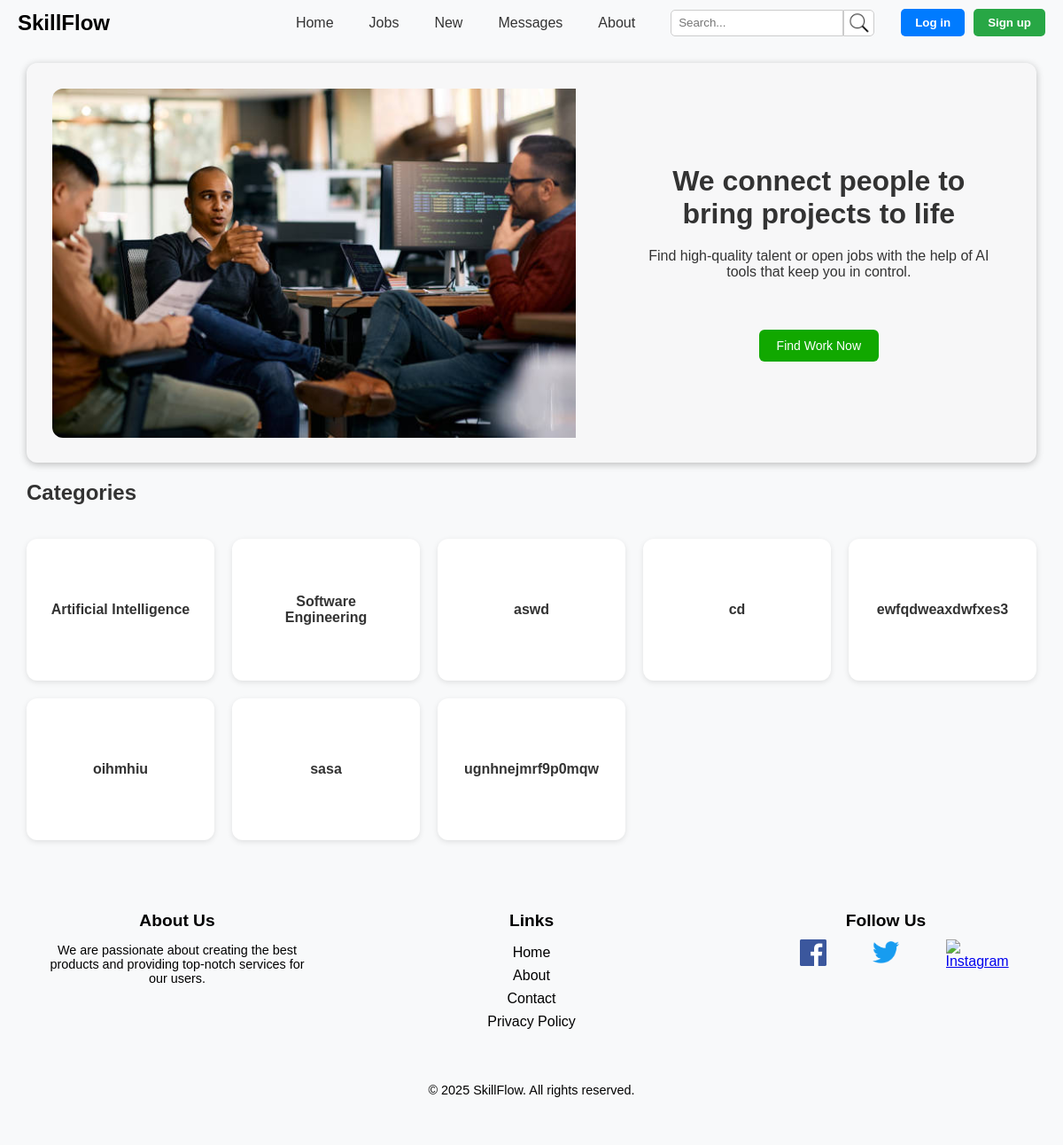
The page /Pages/index.php on the database as committed earlier.
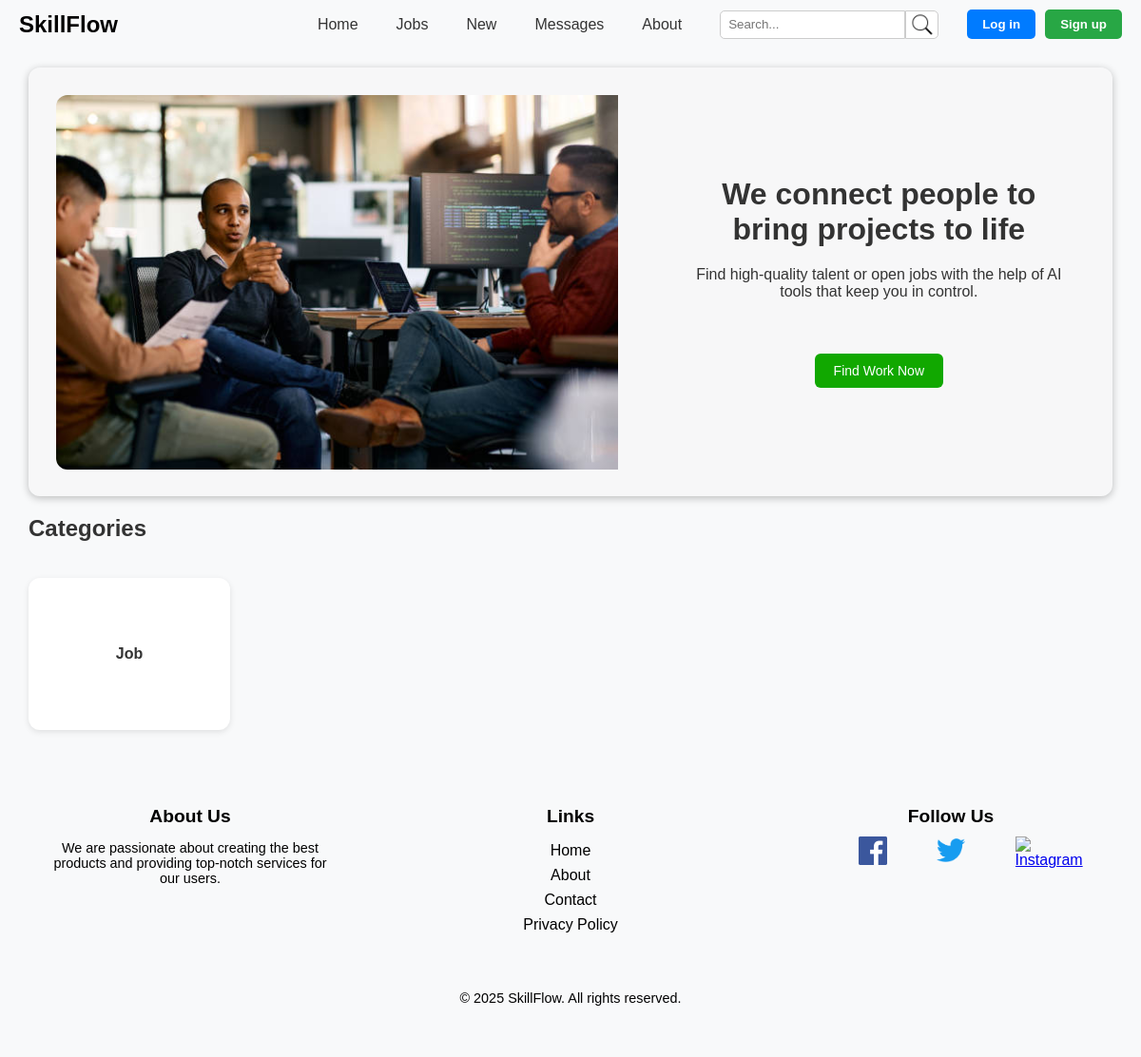
The same page on the database as committed later.
### tables this page shows
CREATE TABLE "Category" (
    id INTEGER PRIMARY KEY AUTOINCREMENT NOT NULL,
    name TEXT NOT NULL,
    description TEXT NOT NULL
);

### Utils/Session.php (called while the page is built, shortened)
<?php
  class Session {
    public function isLoggedIn() : bool {
      return isset($_SESSION['id']);
    }
  }
?>

### Pages/index.php (the view, shortened to what this page needs)
<?php
  require_once('../Templates/common_template.php');
  require_once(__DIR__ . '/../Utils/Session.php');
  $session = new Session();
  $db = getDatabaseConnection();
  $stmt = $db->query("SELECT name FROM Category ORDER BY name");
  $categories = $stmt->fetchAll(PDO::FETCH_ASSOC);
?>
<?php
drawHeader($session);
?>
<!DOCTYPE html>
<html lang="en">
<head>
  <link rel="stylesheet" href="../css/index.css">
  <link rel="stylesheet" href="../css/navbar.css">
  <link rel="stylesheet" href="../css/footer.css">
</head>
<body>
  <div class="container">
    <div class="image-section">
      <img src="../assets/images/team.jpg" alt="Team Image">
    </div>
    <div class="text-section">
      <h1>We connect people to bring projects to life </h1>
      <p>Find high-quality talent or open jobs with the help of AI tools that keep you in control.</p> <br><br>
      <a href="jobs.php">
        <button>Find Work Now</button>
      </a>
    </div>
  </div>
  <section class="categories-section">
  <h2>Categories</h2> <br>
  <div class="categories-grid">
    <?php foreach ($categories as $category):
      $name = htmlspecialchars($category['name']);
    ?>
      <form action="jobs_by_category.php" method="get" class="category-card">
        <button type="submit" style="width: 100%; height: 100%; border:none; background:none;">
          <span><?= $name ?></span>
        </button>
      </form>
    <?php endforeach; ?>
  </div>
</section>
</body>
</html>
<?php
drawFooter($session);
?>

### Templates/common_template.php (shortened to what this page needs)
<?php
function drawHeader(Session $session) {
    ?>
    <!DOCTYPE html>
    <html lang="en">
    <head>
        <link rel="stylesheet" href="../css/navbar.css" />
        <link rel="stylesheet" href="../css/jobs.css" />
        <link rel="stylesheet" href="../css/footer.css" />
        <link rel="stylesheet" href="../css/service.css" />
    </head>
    <body>
        <header class="navbar">
            <div class="logo">
                <a href="index.php" class="logo">SkillFlow</a>
            </div>
            <div class="nav-right">
                <nav class="menu">
                    <a href="index.php">Home</a>
                    <a href="jobs.php">Jobs</a>
                    <a href="newjobs.php">New</a>
                    <a href="conversations.php">Messages</a>
                    <a href="about.php">About</a>
                    <div class="search-bar">
                        <input type="text" placeholder="Search..." class="search-input" id="searchInput" />
                        <button type="button" class="search-button" onclick="handleSearch()">
                            <img src="../assets/icons/search.png" alt="Search" />
                        </button>
                    </div>
                </nav>
                <div class="auth-buttons" id="authButtons">
                    <?php if ($session->isLoggedIn()): ?>
                    <div class="profile-dropdown-container">
                        <div id="profileCircle" class="profile-circle" onclick="toggleDropdown()">
                            <?php
                                require_once(__DIR__ . '/../database/connection.php');
                                require_once(__DIR__ . '/../database/userClass.php');
                                $db = getDatabaseConnection();
                                $user = User::getUser($db, $session->getId());
                                if ($user === null) {
                                    header('Location: login.php');
                                    exit();
                                }
                                if ($user->profile_picture_id):
                            ?>
                            <img src="../Actions/images/originals/<?= htmlspecialchars((string)$user->profile_picture_id) ?>.jpg" alt="Profile Picture" />
                            <?php else: ?>
                            <img src="../assets/icons/user.png" alt="Profile" />
                            <?php endif; ?>
                        </div>
                        <div id="profileDropdown" class="dropdown-menu" style="display: none;">
                            <a href="profile.php">Go to Profile</a>
                            <a href="../Actions/Action_Logout.php">Logout</a>
                        </div>
                    </div>
                    <?php else: ?>
                    <button class="login" id="loginButton" onclick="window.location.href='login.php'">Log in</button>
                    <button class="signup" id="signupButton" onclick="window.location.href='register.php'">Sign up</button>
                    <?php endif; ?>
                </div>
            </div>
        </header>
    <?php
}
function drawFooter() {
    ?>
    <footer class="footer">
        <div class="footer-content">
            <div class="footer-section">
                <h3>About Us</h3>
                <p>We are passionate about creating the best products and providing top-notch services for our users.</p>
            </div>
            <div class="footer-section">
                <h3>Links</h3>
                <ul>
                    <li><a href="index.php">Home</a></li>
                    <li><a href="about.php">About</a></li>
                    <li><a href="#">Contact</a></li>
                    <li><a href="#">Privacy Policy</a></li>
                </ul>
            </div>
            <div class="footer-section">
                <h3>Follow Us</h3>
                <div class="social-icons">
                    <a href="https://www.facebook.com/seu-usuario" class="social-icon" target="_blank">
                        <img src="../assets/icons/facebook-icon.png" alt="Facebook">
                    </a>
                    <a href="https://twitter.com/seu-usuario" class="social-icon" target="_blank">
                        <img src="../assets/icons/twitter-logo.png" alt="Twitter">
                    </a>
                    <a href="https://www.instagram.com/seu-usuario" class="social-icon" target="_blank">
                        <img src="../assets/icons/instagram-logo.png" alt="Instagram">
                    </a>
                </div>
            </div>
        </div>
        <div class="footer-bottom">
            <p>&copy; 2025 SkillFlow. All rights reserved.</p>
        </div>
    </footer>
    </body>
    </html>
    <?php
}
    ?>

### css/navbar.css (style rules this page uses)
.logo { font-size: 1.5rem; font-weight: bold; color: black; text-decoration: none; cursor: pointer; flex-shrink: 0; }
.navbar { display: flex; align-items: center; justify-content: space-between; padding: 10px 20px; background-color: #f8f9fa; flex-wrap: nowrap; }
.nav-right { display: flex; align-items: center; gap: 30px; }
.menu { display: flex; align-items: center; gap: 40px; }
.menu a { text-decoration: none; color: #333; }
.search-bar { display: flex; align-items: center; height: 30px; }
.search-input { padding: 8px; border: 1px solid #ccc; border-radius: 5px 0 0 5px; outline: none; height: 100%; box-sizing: border-box; }
.search-button { background-color: white; border: 1px solid #ccc; padding: 0; border-radius: 0 5px 5px 0; cursor: pointer; outline: none; height: 100%; width: 35px; display: flex; align-items: center; justify-content: center; }
.search-button img { max-width: 100%; max-height: 100%; }
.auth-buttons { display: flex; align-items: center; gap: 10px; flex-shrink: 0; }
.login { background-color: #007bff; color: white; font-weight: bold; border: none; padding: 8px 16px; border-radius: 5px; cursor: pointer; }
.signup { background-color: #28a745; color: white; font-weight: bold; border: none; padding: 8px 16px; border-radius: 5px; cursor: pointer; }

### css/jobs.css (style rules this page uses)
body { font-family: Arial, sans-serif; margin: 0; padding: 0; background-color: #f8f9fa; overflow-x: hidden; }
h1, h2 { margin: 0; }
button { cursor: pointer; font-family: inherit; }

### css/footer.css (style rules this page uses)
.footer { background-color: #f8f9fa; padding: 40px 0; text-align: center; }
.footer-content { display: flex; justify-content: space-around; margin-bottom: 20px; flex-wrap: wrap; }
.footer-section { flex: 1; max-width: 300px; padding: 0 20px; }
.footer-section h3 { font-size: 1.2rem; margin-bottom: 10px; color: black; }
.footer-section p { font-size: 0.9rem; color: black; }
.footer-section ul { list-style-type: none; padding: 0; }
.footer-section ul li { margin: 8px 0; }
.footer-section ul li a { color: black; text-decoration: none; }
.social-icons { display: flex; justify-content: space-evenly; }
.social-icon { width: 30px; height: 30px; display: inline-block; }
.social-icon img { width: 100%; height: 100%; object-fit: contain; }
.footer-bottom { padding-top: 10px; font-size: 0.9rem; }

### css/index.css (style rules this page uses)
body { font-family: Arial, sans-serif; margin: 0; padding: 0; }
h1, h2 { margin: 0; }
button { cursor: pointer; }
.container { display: flex; background-color: #f0f0f034; border-radius: 12px; overflow: hidden; width: 95%; margin: 20px auto; box-shadow: 0 2px 8px rgba(0, 0, 0, 0.247); }
.image-section { width: 60%; margin: 2.5%; }
.image-section img { width: 100%; height: 100%; object-fit: cover; display: block; border-top-left-radius: 12px; border-bottom-left-radius: 12px; }
.text-section { width: 40%; padding: 20px; display: flex; flex-direction: column; justify-content: center; text-align: center; margin: 2.5%; }
.text-section p { margin: 0 0 20px; font-size: 16px; color: #333; }
.text-section h1 { margin: 0 0 20px; color: #333; }
.text-section button { padding: 10px 20px; background-color: #11a800; color: white; border: none; border-radius: 6px; cursor: pointer; font-size: 14px; transition: background-color 0.3s; display: inline-block; }
.categories-section h2 { color: #333; margin-bottom: 20px; }
.categories-section { width: 95%; margin: 20px auto; }
.categories-grid { display: grid; grid-template-columns: repeat(5, 1fr); gap: 20px; }
.category-card { background-color: white; border-radius: 12px; padding: 20px; height: 120px; box-shadow: 0 2px 6px rgba(0, 0, 0, 0.1); display: flex; justify-content: center; align-items: center; cursor: pointer; transition: transform 0.3s ease; text-align: center; }
.category-card button { width: 100%; height: 100%; border: none; background: none; cursor: pointer; font-size: 1rem; font-weight: bold; color: #333; }
.category-card span { pointer-events: none; }

Rows that differ between the two databases and show on the page:
removed category: name "Artificial Intelligence"
removed category: name "Software Engineering"
removed category: name "aswd"
removed category: name "cd"
removed category: name "ewfqdweaxdwfxes3"
removed category: name "oihmhiu"
removed category: name "sasa"
removed category: name "ugnhnejmrf9p0mqw"
added category: name "Job"
